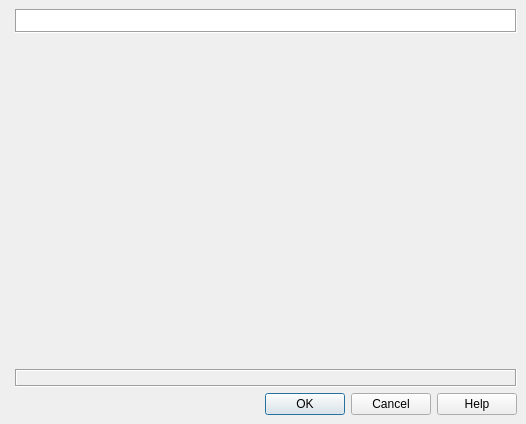
<ui version="4.0" >
 <comment>
 VBox frontends: Qt4 GUI ("VirtualBox"):

 Copyright (C) 2008 Sun Microsystems, Inc.

 This file is part of VirtualBox Open Source Edition (OSE), as
 available from http://www.virtualbox.org. This file is free software;
 you can redistribute it and/or modify it under the terms of the GNU
 General Public License (GPL) as published by the Free Software
 Foundation, in version 2 as it comes in the "COPYING" file of the
 VirtualBox OSE distribution. VirtualBox OSE is distributed in the
 hope that it will be useful, but WITHOUT ANY WARRANTY of any kind.

 Please contact Sun Microsystems, Inc., 4150 Network Circle, Santa
 Clara, CA 95054 USA or visit http://www.sun.com if you need
 additional information or have any questions.
 </comment>
 <class>VBoxSettingsDialog</class>
 <widget class="QMainWindow" name="VBoxSettingsDialog" >
  <property name="geometry" >
   <rect>
    <x>0</x>
    <y>0</y>
    <width>526</width>
    <height>424</height>
   </rect>
  </property>
  <widget class="QWidget" name="centralwidget" >
   <layout class="QHBoxLayout" >
    <item>
     <widget class="QWidget" native="1" name="mAllWidget" >
      <layout class="QGridLayout" >
       <property name="leftMargin" >
        <number>0</number>
       </property>
       <property name="topMargin" >
        <number>0</number>
       </property>
       <property name="rightMargin" >
        <number>0</number>
       </property>
       <property name="bottomMargin" >
        <number>0</number>
       </property>
       <item row="0" column="1" >
        <widget class="QLabel" name="mLbTitle" >
         <property name="sizePolicy" >
          <sizepolicy vsizetype="Fixed" hsizetype="Expanding" >
           <horstretch>0</horstretch>
           <verstretch>0</verstretch>
          </sizepolicy>
         </property>
         <property name="palette" >
          <palette>
           <active>
            <colorrole role="Window" >
             <brush brushstyle="SolidPattern" >
              <color alpha="255" >
               <red>255</red>
               <green>255</green>
               <blue>255</blue>
              </color>
             </brush>
            </colorrole>
           </active>
           <inactive>
            <colorrole role="Window" >
             <brush brushstyle="SolidPattern" >
              <color alpha="255" >
               <red>255</red>
               <green>255</green>
               <blue>255</blue>
              </color>
             </brush>
            </colorrole>
           </inactive>
           <disabled>
            <colorrole role="Window" >
             <brush brushstyle="SolidPattern" >
              <color alpha="255" >
               <red>255</red>
               <green>255</green>
               <blue>255</blue>
              </color>
             </brush>
            </colorrole>
           </disabled>
          </palette>
         </property>
         <property name="font" >
          <font>
           <family>Sans Serif</family>
           <pointsize>11</pointsize>
           <weight>75</weight>
           <bold>true</bold>
          </font>
         </property>
         <property name="autoFillBackground" >
          <bool>true</bool>
         </property>
         <property name="frameShape" >
          <enum>QFrame::Box</enum>
         </property>
         <property name="frameShadow" >
          <enum>QFrame::Sunken</enum>
         </property>
         <property name="text" >
          <string/>
         </property>
         <property name="margin" >
          <number>7</number>
         </property>
        </widget>
       </item>
       <item row="1" column="1" >
        <widget class="QWidget" native="1" name="mWtStackHandler" >
         <property name="sizePolicy" >
          <sizepolicy vsizetype="Expanding" hsizetype="Preferred" >
           <horstretch>0</horstretch>
           <verstretch>0</verstretch>
          </sizepolicy>
         </property>
        </widget>
       </item>
       <item row="2" column="1" >
        <widget class="QILabel" name="mLbWhatsThis" >
         <property name="frameShape" >
          <enum>QFrame::Box</enum>
         </property>
         <property name="frameShadow" >
          <enum>QFrame::Sunken</enum>
         </property>
         <property name="alignment" >
          <set>Qt::AlignLeading|Qt::AlignLeft|Qt::AlignTop</set>
         </property>
         <property name="wordWrap" >
          <bool>true</bool>
         </property>
         <property name="margin" >
          <number>7</number>
         </property>
        </widget>
       </item>
       <item row="3" column="0" colspan="2" >
        <widget class="QIDialogButtonBox" name="mButtonBox" >
         <property name="standardButtons" >
          <set>QDialogButtonBox::Cancel|QDialogButtonBox::Help|QDialogButtonBox::NoButton|QDialogButtonBox::Ok</set>
         </property>
        </widget>
       </item>
      </layout>
     </widget>
    </item>
   </layout>
  </widget>
 </widget>
 <customwidgets>
  <customwidget>
   <class>QIDialogButtonBox</class>
   <extends>QDialogButtonBox</extends>
   <header>QIDialogButtonBox.h</header>
  </customwidget>
  <customwidget>
   <class>QILabel</class>
   <extends>QLabel</extends>
   <header>QILabel.h</header>
  </customwidget>
 </customwidgets>
 <resources/>
 <connections/>
</ui>
